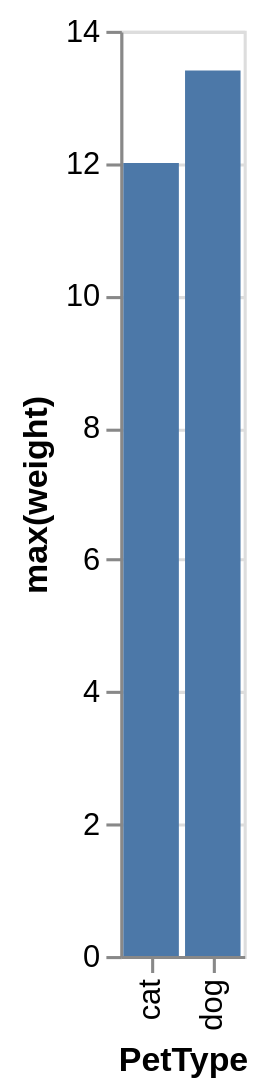

Describe this chart as a Vega-Lite specification.
### Vega-Lite specification from a JSON file in a GitHub repository (floating-point values rounded to 4 significant figures)
{"data": {"values": [{"x_data": "cat", "y_data": 12}, {"x_data": "dog", "y_data": 13.4}]}, "mark": "bar", "encoding": {"x": {"field": "x_data", "type": "nominal", "title": "PetType", "sort": "ascending"}, "y": {"field": "y_data", "type": "quantitative", "title": "max(weight)"}}}
